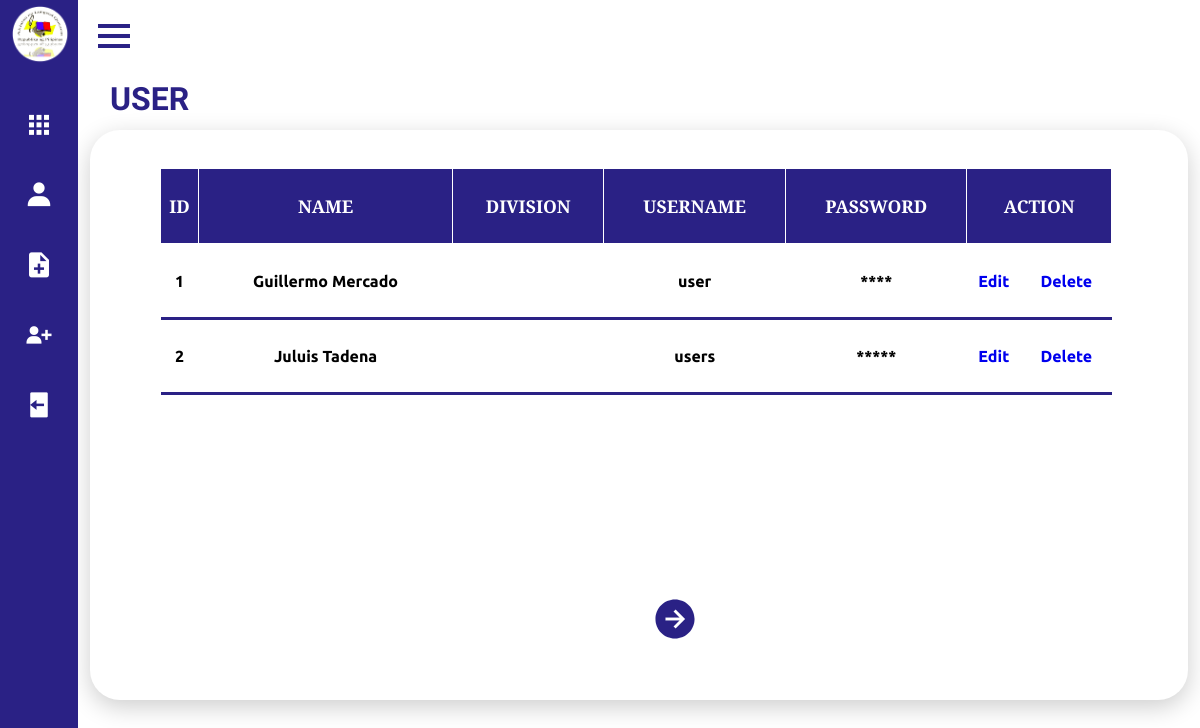
Before: /Frontend/Dashboard/usersaccounts.php with the older database file.
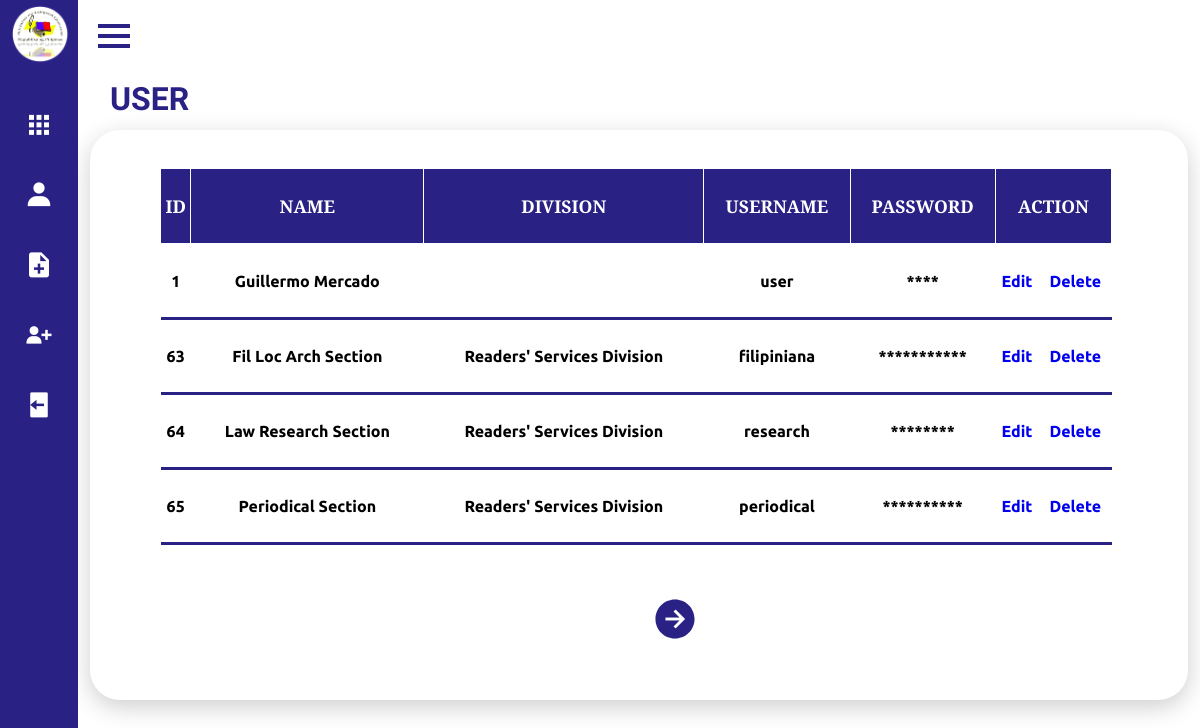
After: the same page with the newer database file.
### tables this page shows
CREATE TABLE `users` (
  `id` int(11) NOT NULL,
  `name` varchar(255) NOT NULL,
  `division` varchar(255) NOT NULL,
  `Section` varchar(255) NOT NULL,
  `username` varchar(255) NOT NULL,
  `password` varchar(255) NOT NULL
);

### Frontend/Dashboard/usersaccounts.php (the view, shortened to what this page needs)
<?php
$server = "localhost";
$username = "root";
$password = "";
$db = "qcpl";
$conn = new mysqli($server, $username, $password, $db);
?>
<!DOCTYPE html>
<html lang="en">
<head>
    <link rel="stylesheet" href="style.css">
    <link href='https://unpkg.com/boxicons@2.0.7/css/boxicons.min.css' rel='stylesheet'>
</head>
<body>
     <div class="sidebar close">
        <div class="logo-details">
            <span class="img">
                <img src="imgs/logo.png" >
            </span>
        </div>
        <ul class="nav-links">
          <li>
            <div class="iocn-link">
              <a href="dash.php">
                <i class='bx bxs-grid'></i>
              </a>
            </div>
          </li>
          <li>
            <div class="iocn-link">
              <a href="user.php">
                <i class='bx bxs-user' ></i>
              </a>
            </div>
          </li>
          <li>
            <a href="doc.html">
              <i class='bx bxs-file-plus' ></i>
            </a>
          </li>
          <li>
            <a href="adduser.html">
              <i class='bx bxs-user-plus' ></i>
            </a>
          </li>
          <li>
            <a href="/qcpl/Backend/logout.php">
              <i class='bx bxs-log-out' ></i>
            </a>
          </li>
      </ul>
      </div>
        <section class="home-section">
            <div class="home-content">
              <i class='bx bx-menu' ></i>
            </div>
        <div class="details">
            <div class="upload">
                <div class="cardHeader">
                    <h2>USER</h2>
                    <div class="accts_user">
                        <?php
                            $rowsPerPage = 4;
                            $page = isset($_GET['page']) ? intval($_GET['page']) : 1;
                            $offset = ($page - 1) * $rowsPerPage;
                            $sql = "SELECT id, name, division, username, password FROM users LIMIT ? OFFSET ?";
                            $stmt = $conn->prepare($sql);
                            $stmt->bind_param("ii", $rowsPerPage, $offset);
                            $stmt->execute();
                            $result = $stmt->get_result();
                            if ($result->num_rows > 0) {
                                echo "<table aria-describedby='user-table'>";
                                echo "<tr><th>ID</th><th>Name</th><th>Division</th><th>Username</th><th>Password</th><th colspan='2'>Action</th></tr>";
                                echo "<tbody>";
                                while ($row = $result->fetch_assoc()) {
                                    echo "<tr>";
                                    echo "<td>" . htmlspecialchars($row["id"]) . "</td>";
                                    echo "<td>" . htmlspecialchars($row["name"]) . "</td>";
                                    echo "<td>" . htmlspecialchars($row["division"]) . "</td>";
                                    echo "<td>" . htmlspecialchars($row["username"]) . "</td>";
                                    echo "<td>" . str_repeat("*", strlen($row["password"])) . "</td>";
                                    echo "<td id='us_edit'><a href='/qcpl/Backend/updateuseraccount.php?id=" . htmlspecialchars($row["id"]) . "'>Edit</a></td>";
                                    echo "<td id='us_delete'><a href='#' onclick='confirmDelete(" . htmlspecialchars($row["id"]) . ")'>Delete</a></td>";
                                    echo "</tr>";
                                }
                                echo "</tbody>";
                                echo "</table>";
                                $nextPage = $page + 1;
                                echo "<a href='?page=$nextPage' id='next'><ion-icon name='arrow-forward-circle-sharp'></ion-icon></a>";
                            } else {
                                echo "No User Account found!";
                            }
                        ?>
                    </div>
                </div>
            </div>
        </div>
      </section>
</body>
</html>

Changed rows visible on the page:
removed users: id "2", name "Juluis Tadena", username "users", password "*****"
added users: id "63", name "Fil Loc Arch Section", division "Readers' Services Division", username "filipiniana", password "***********"
added users: id "64", name "Law Research Section", division "Readers' Services Division", username "research", password "********"
added users: id "65", name "Periodical Section", division "Readers' Services Division", username "periodical", password "**********"
